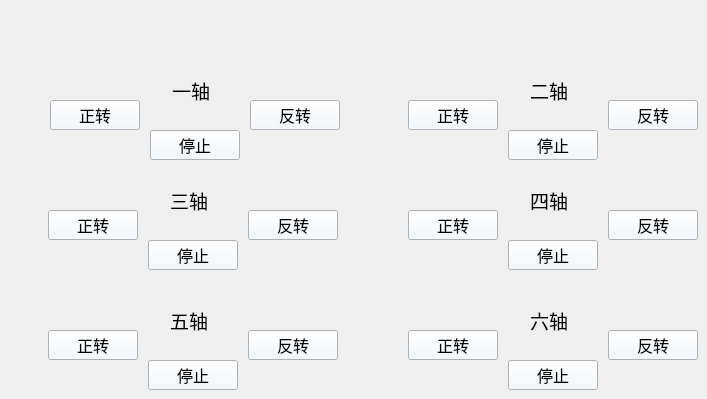
    <widget class="QWidget" name="tab">
     <attribute name="title">
      <string>实时控制</string>
     </attribute>
     <widget class="QPushButton" name="pushButton">
      <property name="geometry">
       <rect>
        <x>50</x>
        <y>100</y>
        <width>90</width>
        <height>30</height>
       </rect>
      </property>
      <property name="font">
       <font>
        <family>Adobe Heiti Std</family>
        <pointsize>12</pointsize>
       </font>
      </property>
      <property name="styleSheet">
       <string notr="true">board:1px solid black;

background-color:#F0F8FF</string>
      </property>
      <property name="text">
       <string>正转</string>
      </property>
     </widget>
     <widget class="QPushButton" name="pushButton_2">
      <property name="geometry">
       <rect>
        <x>150</x>
        <y>130</y>
        <width>90</width>
        <height>30</height>
       </rect>
      </property>
      <property name="font">
       <font>
        <family>Adobe Heiti Std</family>
        <pointsize>12</pointsize>
       </font>
      </property>
      <property name="styleSheet">
       <string notr="true">board:1px solid black;

background-color:#F0F8FF</string>
      </property>
      <property name="text">
       <string>停止</string>
      </property>
     </widget>
     <widget class="QLabel" name="label_15">
      <property name="geometry">
       <rect>
        <x>172</x>
        <y>70</y>
        <width>61</width>
        <height>41</height>
       </rect>
      </property>
      <property name="font">
       <font>
        <family>Adobe Heiti Std</family>
        <pointsize>14</pointsize>
       </font>
      </property>
      <property name="text">
       <string>一轴</string>
      </property>
     </widget>
     <widget class="QPushButton" name="pushButton_59">
      <property name="geometry">
       <rect>
        <x>250</x>
        <y>100</y>
        <width>90</width>
        <height>30</height>
       </rect>
      </property>
      <property name="font">
       <font>
        <family>Adobe Heiti Std</family>
        <pointsize>12</pointsize>
       </font>
      </property>
      <property name="styleSheet">
       <string notr="true">board:1px solid black;

background-color:#F0F8FF</string>
      </property>
      <property name="text">
       <string>反转</string>
      </property>
     </widget>
     <widget class="QPushButton" name="pushButton_60">
      <property name="geometry">
       <rect>
        <x>48</x>
        <y>210</y>
        <width>90</width>
        <height>30</height>
       </rect>
      </property>
      <property name="font">
       <font>
        <family>Adobe Heiti Std</family>
        <pointsize>12</pointsize>
       </font>
      </property>
      <property name="styleSheet">
       <string notr="true">board:1px solid black;

background-color:#F0F8FF</string>
      </property>
      <property name="text">
       <string>正转</string>
      </property>
     </widget>
     <widget class="QPushButton" name="pushButton_61">
      <property name="geometry">
       <rect>
        <x>248</x>
        <y>210</y>
        <width>90</width>
        <height>30</height>
       </rect>
      </property>
      <property name="font">
       <font>
        <family>Adobe Heiti Std</family>
        <pointsize>12</pointsize>
       </font>
      </property>
      <property name="styleSheet">
       <string notr="true">board:1px solid black;

background-color:#F0F8FF</string>
      </property>
      <property name="text">
       <string>反转</string>
      </property>
     </widget>
     <widget class="QPushButton" name="pushButton_62">
      <property name="geometry">
       <rect>
        <x>148</x>
        <y>240</y>
        <width>90</width>
        <height>30</height>
       </rect>
      </property>
      <property name="font">
       <font>
        <family>Adobe Heiti Std</family>
        <pointsize>12</pointsize>
       </font>
      </property>
      <property name="styleSheet">
       <string notr="true">board:1px solid black;

background-color:#F0F8FF</string>
      </property>
      <property name="text">
       <string>停止</string>
      </property>
     </widget>
     <widget class="QLabel" name="label_16">
      <property name="geometry">
       <rect>
        <x>170</x>
        <y>180</y>
        <width>61</width>
        <height>41</height>
       </rect>
      </property>
      <property name="font">
       <font>
        <family>Adobe Heiti Std</family>
        <pointsize>14</pointsize>
       </font>
      </property>
      <property name="text">
       <string>三轴</string>
      </property>
     </widget>
     <widget class="QPushButton" name="pushButton_63">
      <property name="geometry">
       <rect>
        <x>48</x>
        <y>330</y>
        <width>90</width>
        <height>30</height>
       </rect>
      </property>
      <property name="font">
       <font>
        <family>Adobe Heiti Std</family>
        <pointsize>12</pointsize>
       </font>
      </property>
      <property name="styleSheet">
       <string notr="true">board:1px solid black;

background-color:#F0F8FF</string>
      </property>
      <property name="text">
       <string>正转</string>
      </property>
     </widget>
     <widget class="QPushButton" name="pushButton_64">
      <property name="geometry">
       <rect>
        <x>248</x>
        <y>330</y>
        <width>90</width>
        <height>30</height>
       </rect>
      </property>
      <property name="font">
       <font>
        <family>Adobe Heiti Std</family>
        <pointsize>12</pointsize>
       </font>
      </property>
      <property name="styleSheet">
       <string notr="true">board:1px solid black;

background-color:#F0F8FF</string>
      </property>
      <property name="text">
       <string>反转</string>
      </property>
     </widget>
     <widget class="QPushButton" name="pushButton_65">
      <property name="geometry">
       <rect>
        <x>148</x>
        <y>360</y>
        <width>90</width>
        <height>30</height>
       </rect>
      </property>
      <property name="font">
       <font>
        <family>Adobe Heiti Std</family>
        <pointsize>12</pointsize>
       </font>
      </property>
      <property name="styleSheet">
       <string notr="true">board:1px solid black;

background-color:#F0F8FF</string>
      </property>
      <property name="text">
       <string>停止</string>
      </property>
     </widget>
     <widget class="QLabel" name="label_17">
      <property name="geometry">
       <rect>
        <x>170</x>
        <y>300</y>
        <width>61</width>
        <height>41</height>
       </rect>
      </property>
      <property name="font">
       <font>
        <family>Adobe Heiti Std</family>
        <pointsize>14</pointsize>
       </font>
      </property>
      <property name="text">
       <string>五轴</string>
      </property>
     </widget>
     <widget class="QPushButton" name="pushButton_66">
      <property name="geometry">
       <rect>
        <x>408</x>
        <y>100</y>
        <width>90</width>
        <height>30</height>
       </rect>
      </property>
      <property name="font">
       <font>
        <family>Adobe Heiti Std</family>
        <pointsize>12</pointsize>
       </font>
      </property>
      <property name="styleSheet">
       <string notr="true">board:1px solid black;

background-color:#F0F8FF</string>
      </property>
      <property name="text">
       <string>正转</string>
      </property>
     </widget>
     <widget class="QPushButton" name="pushButton_67">
      <property name="geometry">
       <rect>
        <x>608</x>
        <y>100</y>
        <width>90</width>
        <height>30</height>
       </rect>
      </property>
      <property name="font">
       <font>
        <family>Adobe Heiti Std</family>
        <pointsize>12</pointsize>
       </font>
      </property>
      <property name="styleSheet">
       <string notr="true">board:1px solid black;

background-color:#F0F8FF</string>
      </property>
      <property name="text">
       <string>反转</string>
      </property>
     </widget>
     <widget class="QPushButton" name="pushButton_68">
      <property name="geometry">
       <rect>
        <x>508</x>
        <y>130</y>
        <width>90</width>
        <height>30</height>
       </rect>
      </property>
      <property name="font">
       <font>
        <family>Adobe Heiti Std</family>
        <pointsize>12</pointsize>
       </font>
      </property>
      <property name="styleSheet">
       <string notr="true">board:1px solid black;

background-color:#F0F8FF</string>
      </property>
      <property name="text">
       <string>停止</string>
      </property>
     </widget>
     <widget class="QLabel" name="label_18">
      <property name="geometry">
       <rect>
        <x>530</x>
        <y>70</y>
        <width>61</width>
        <height>41</height>
       </rect>
      </property>
      <property name="font">
       <font>
        <family>Adobe Heiti Std</family>
        <pointsize>14</pointsize>
       </font>
      </property>
      <property name="text">
       <string>二轴</string>
      </property>
     </widget>
     <widget class="QPushButton" name="pushButton_69">
      <property name="geometry">
       <rect>
        <x>408</x>
        <y>210</y>
        <width>90</width>
        <height>30</height>
       </rect>
      </property>
      <property name="font">
       <font>
        <family>Adobe Heiti Std</family>
        <pointsize>12</pointsize>
       </font>
      </property>
      <property name="styleSheet">
       <string notr="true">board:1px solid black;

background-color:#F0F8FF</string>
      </property>
      <property name="text">
       <string>正转</string>
      </property>
     </widget>
     <widget class="QPushButton" name="pushButton_70">
      <property name="geometry">
       <rect>
        <x>608</x>
        <y>210</y>
        <width>90</width>
        <height>30</height>
       </rect>
      </property>
      <property name="font">
       <font>
        <family>Adobe Heiti Std</family>
        <pointsize>12</pointsize>
       </font>
      </property>
      <property name="styleSheet">
       <string notr="true">board:1px solid black;

background-color:#F0F8FF</string>
      </property>
      <property name="text">
       <string>反转</string>
      </property>
     </widget>
     <widget class="QPushButton" name="pushButton_71">
      <property name="geometry">
       <rect>
        <x>508</x>
        <y>240</y>
        <width>90</width>
        <height>30</height>
       </rect>
      </property>
      <property name="font">
       <font>
        <family>Adobe Heiti Std</family>
        <pointsize>12</pointsize>
       </font>
      </property>
      <property name="styleSheet">
       <string notr="true">board:1px solid black;

background-color:#F0F8FF</string>
      </property>
      <property name="text">
       <string>停止</string>
      </property>
     </widget>
     <widget class="QLabel" name="label_19">
      <property name="geometry">
       <rect>
        <x>530</x>
        <y>180</y>
        <width>61</width>
        <height>41</height>
       </rect>
      </property>
      <property name="font">
       <font>
        <family>Adobe Heiti Std</family>
        <pointsize>14</pointsize>
       </font>
      </property>
      <property name="text">
       <string>四轴</string>
      </property>
     </widget>
     <widget class="QPushButton" name="pushButton_72">
      <property name="geometry">
       <rect>
        <x>408</x>
        <y>330</y>
        <width>90</width>
        <height>30</height>
       </rect>
      </property>
      <property name="font">
       <font>
        <family>Adobe Heiti Std</family>
        <pointsize>12</pointsize>
       </font>
      </property>
      <property name="styleSheet">
       <string notr="true">board:1px solid black;

background-color:#F0F8FF</string>
      </property>
      <property name="text">
       <string>正转</string>
      </property>
     </widget>
     <widget class="QPushButton" name="pushButton_73">
      <property name="geometry">
       <rect>
        <x>608</x>
        <y>330</y>
        <width>90</width>
        <height>30</height>
       </rect>
      </property>
      <property name="font">
       <font>
        <family>Adobe Heiti Std</family>
        <pointsize>12</pointsize>
       </font>
      </property>
      <property name="styleSheet">
       <string notr="true">board:1px solid black;

background-color:#F0F8FF</string>
      </property>
      <property name="text">
       <string>反转</string>
      </property>
     </widget>
     <widget class="QPushButton" name="pushButton_74">
      <property name="geometry">
       <rect>
        <x>508</x>
        <y>360</y>
        <width>90</width>
        <height>30</height>
       </rect>
      </property>
      <property name="font">
       <font>
        <family>Adobe Heiti Std</family>
        <pointsize>12</pointsize>
       </font>
      </property>
      <property name="styleSheet">
       <string notr="true">board:1px solid black;

background-color:#F0F8FF</string>
      </property>
      <property name="text">
       <string>停止</string>
      </property>
     </widget>
     <widget class="QLabel" name="label_20">
      <property name="geometry">
       <rect>
        <x>530</x>
        <y>300</y>
        <width>61</width>
        <height>41</height>
       </rect>
      </property>
      <property name="font">
       <font>
        <family>Adobe Heiti Std</family>
        <pointsize>14</pointsize>
       </font>
      </property>
      <property name="text">
       <string>六轴</string>
      </property>
     </widget>
    </widget>
